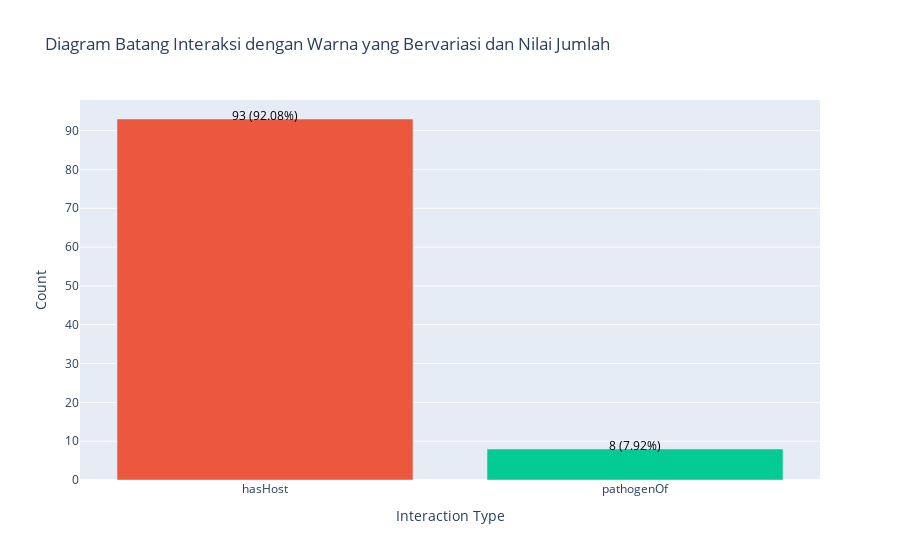

Notebook cell for this chart:
### Code cell
# tidak wajib, cuma visualisasi
import plotly.graph_objects as go

grup_edge=filtered_edge.groupby('interaction_type').size().to_dict()
grup_edge.keys()
# Data dari grup_edge
labels = list(grup_edge.keys())
values = list(grup_edge.values())

# Hitung total data
total_data = sum(values)

# Hitung persentase masing-masing kategori
percentages = [(value / total_data) * 100 for value in values]

# Membuat diagram batang dengan warna yang bervariasi dan nilai jumlah
colors = ['#ec583e', '#04cb94', '#636cfb', '#ab63fa', '#ffa15a']  # Ganti dengan warna yang Anda inginkan
fig = go.Figure(data=[go.Bar(x=labels, y=values, marker_color=colors)])


# Menambahkan nilai jumlah pada tiap batang
for i, (value, percentage) in enumerate(zip(values, percentages)):
    fig.add_annotation(
        x=labels[i],
        y=value + 1,
        text=f"{value} ({percentage:.2f}%)",
        showarrow=False,
        font=dict(size=12, color='black'),  # Warna teks putih
        textangle=0,
    )

# Menambahkan label pada sumbu x dan y
fig.update_xaxes(title_text='Interaction Type')
fig.update_yaxes(title_text='Count')

# Menambahkan judul diagram
fig.update_layout(title_text='Diagram Batang Interaksi dengan Warna yang Bervariasi dan Nilai Jumlah')

# Menampilkan diagram
fig.show()

### Figure 1 — Plotly figure (JSON) as saved in the notebook; plotly's stock layout.template omitted (floating-point values rounded to 4 significant figures)
{"data": [{"marker": {"color": ["#ec583e", "#04cb94", "#636cfb", "#ab63fa", "#ffa15a"]}, "type": "bar", "x": ["hasHost", "pathogenOf"], "y": [93, 8]}], "layout": {"annotations": [{"font": {"color": "black", "size": 12}, "showarrow": false, "text": "93 (92.08%)", "textangle": 0, "x": "hasHost", "y": 94}, {"font": {"color": "black", "size": 12}, "showarrow": false, "text": "8 (7.92%)", "textangle": 0, "x": "pathogenOf", "y": 9}], "title": {"text": "Diagram Batang Interaksi dengan Warna yang Bervariasi dan Nilai Jumlah"}, "xaxis": {"title": {"text": "Interaction Type"}}, "yaxis": {"title": {"text": "Count"}}}}
